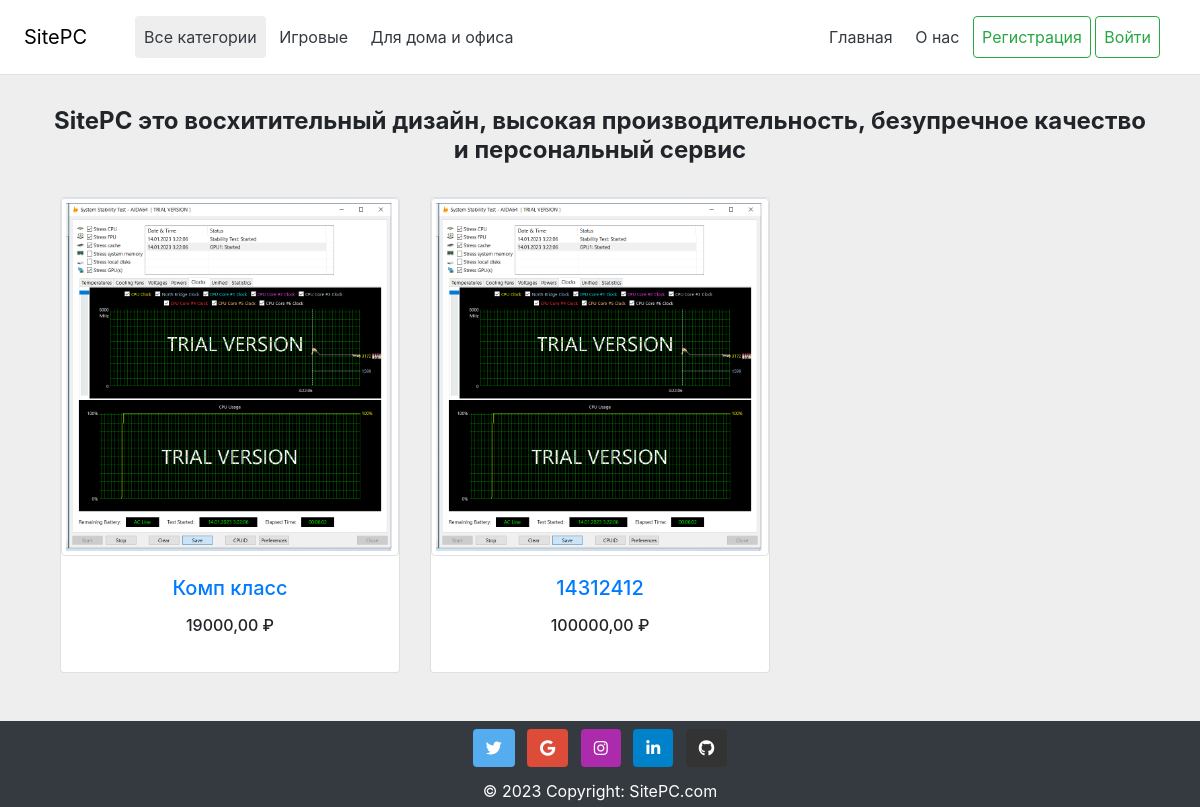
The page / on the database its author committed.
### SitePC/models.py (models this page shows, shortened)
class Category(models.Model):
    name = models.CharField(max_length=100, db_index=True, verbose_name="Наименование категории")
    slug = models.SlugField(max_length=255, unique=True, db_index=True, verbose_name="SLUG")
    def get_absolute_url(self):
        return reverse('category', kwargs={'cat_slug': self.slug})

class PC(models.Model):
    title = models.CharField(max_length=255, verbose_name="Наименование")
    slug = models.SlugField(max_length=255, unique=True, db_index=True, verbose_name="SLUG")
    content = models.TextField(blank=True, verbose_name="Контент")
    photo = models.ImageField(upload_to="photos/%Y/%m/%d/")
    created_at = models.DateTimeField(auto_now_add=True)
    src = models.CharField(max_length=255, null=True)
    oc = models.ForeignKey('Oper_System_type', on_delete=models.PROTECT, verbose_name="Операционная система")
    cat = models.ForeignKey('Category', on_delete=models.PROTECT, verbose_name="Категория")
    cpu = models.ForeignKey('CPUs', on_delete=models.PROTECT, verbose_name="ЦПУ")
    video = models.ForeignKey('Video_Cards', on_delete=models.PROTECT, verbose_name="Видеокарта")
    ram = models.ForeignKey('Ram', on_delete=models.PROTECT, verbose_name="ОЗУ")
    mother = models.ForeignKey('Motherboard', on_delete=models.PROTECT, verbose_name="Материнская плата")
    data = models.ForeignKey('data_drives', on_delete=models.PROTECT, verbose_name="Накопитель данных")
    count_ram = models.IntegerField(default=1, verbose_name="Количество оперативной памяти")
    count_data = models.IntegerField(default=1, verbose_name="Количество накопителей данных")
    garant = models.IntegerField(verbose_name="Гарантия в мес.")  # Гарантия 12 мес
    price = models.DecimalField(max_digits=10, decimal_places=2, verbose_name="Стоимость")
    def get_absolute_url(self):
        return reverse('product', kwargs={'slug': self.slug})

### SitePC/views.py (the view)
# urls.py: 2. Add a URL to urlpatterns:  path('', Home.as_view(), name='home')
class Home(DataMixin, ListView):
    model = PC
    template_name = "SitePC/index.html"
    context_object_name = 'posts'
    allow_empty = False
    def get_context_data(self, *, object_list=None, **kwargs):
        context = super().get_context_data(**kwargs)
        c_def = self.get_user_context(title='Главная страница')
        return dict(list(context.items()) + list(c_def.items()))
    def get_queryset(self):
        return PC.objects.all()

### SitePC/utils.py (called while the page is built)
    def get_user_context(self, **kwargs):
        context = kwargs
        cats = Category.objects.all()
        context['menu'] = menu
        context['cats'] = cats
        if 'cat_selected' not in context:
            context['cat_selected'] = 0
        return context

### cart/context_processors.py (called while the page is built)
def cart(request):
    return {'cart':Cart(request)}

### SitePC/templates/SitePC/index.html (shortened to what this page needs)
{% extends 'SitePC/base.html' %}
{% block content %}
    <div class="text-center container py-2">
        <h4 class="mt-4 mb-3"><strong>SitePC это восхитительный дизайн, высокая производительность,
            безупречное качество и персональный сервис</strong></h4>
        <div class="text-center container py-3">
        <div class="row">
            {% for p in posts %}
                <div class="col-lg-4 col-md-6 mb-4">
                    <div class="card">
                        <div class="bg-image hover-zoom ripple ripple-surface ripple-surface-light"
                             data-mdb-ripple-color="light">
                            <img src="{{ p.photo.url }} "
                                 class="img-thumbnail"/>
                        </div>
                        <div class="card-body">
                            <a href="{{ p.get_absolute_url }}" class="text-reset">
                                <h5 class="card-title mb-3">{{ p.title }}</h5>
                            </a>
                            <h6 class="mb-3">{{ p.price }} ₽</h6>
                        </div>
                    </div>
                </div>
            {% endfor %}
        </div>
    </div>
{% endblock %}

### SitePC/templates/SitePC/base.html (shortened to what this page needs)
<!DOCTYPE html>
<head>
    {% load static %}
    {% load SitePC_tags %}
    <link rel="stylesheet" type="text/css" href="{% static 'SitePC/css/bootstrap.css' %}">
    <link rel="stylesheet" type="text/css" href="{% static 'SitePC/css/datepicker.css' %}">
    <link rel="stylesheet" href="https://use.fontawesome.com/releases/v5.0.8/css/all.css">
    <link rel='stylesheet' href='https://cdnjs.cloudflare.com/ajax/libs/font-awesome/4.7.0/css/font-awesome.min.css'>
    <link rel="stylesheet" href="{% static 'SitePC/css/style.css' %}" type="text/css" class="">
</head>
<body>
<div class="wrapper">
    {% block mainmenu %}
    <div class="d-flex flex-column flex-md-row align-items-center p-3 px-md-4 mb-10 bg-white border-bottom box-shadow">
        <h5 class="my-0 font-weight-normal"><a href="{% url 'home' %}" style="  color: black">SitePC</a>
        </h5>
        <nav class="pl-5 my-0 mr-md-auto font-weight-normal">
            {% if cat_selected == 0 %}
            <a class="btn p-2 text-dark selected rounded" disabled href="/">Все категории</a>
            {% else %}
            <a class="btn p-2 text-dark rounded" href="{% url 'home' %}">Все категории</a>
            {% endif %}
            {% for c in cats %}
            {% if c.pk == cat_selected %}
            <a class="btn p-2 text-dark rounded selected" href="{{ c.get_absolute_url }}">{{ c.name }}</a>
            {% else %}
            <a class="btn p-2 text-dark rounded" href="{{ c.get_absolute_url }}">{{ c.name }}</a>
            {% endif %}
            {% endfor %}
        </nav>
        <nav class="my-2 my-md-auto mr-md-3">
            {% for m in menu %}
            <a class="btn p-2 text-dark rounded" href="{% url m.url_name %}">{{ m.title }}</a>
            {% endfor %}
            {% if request.user.is_authenticated %}
            <a class="btn p-2 text-dark rounded" href="{% url 'helper' %}">Поддержка
            </a>
            <a class="btn p-2 text-dark rounded" href="{% url 'cart:cart_detail' %}">Корзина
                <i class="fa fa-shopping-basket green-color"></i>
            </a>
            <a class="btn p-2 text-dark rounded" href="{% url 'orders' %}">Мои заказы
            </a>
            <a class="btn p-2 text-dark rounded" href="{% url 'profile' %}">{{ user.email }} </a>
            <a class="btn p-2 rounded btn-outline-danger" href="{% url 'logout' %}">Выйти</a>
            {% else %}
            <a class="btn p-2 rounded btn-outline-success" href="{% url 'register' %}">Регистрация</a>
            <a class="btn p-2 rounded btn-outline-success" href="{% url 'login' %}">Войти</a>
            {% endif %}
        </nav>
    </div>
    {% endblock mainmenu %}
    <div class="content">
        <section class="main_section">
            {% block content %}
            {% endblock content %}
        </section>
    </div>
    <div class="footer">
        {% block footer %}
        <footer class="bg-dark text-center text-white">
            <div class="container p-1 pb-0">
                <section class="mb-10">
                    <a
                            class="btn text-white btn-floating m-1"
                            style="background-color: #55acee;"
                            href="#!"
                            role="button"
                    ><i class="fab fa-twitter"></i
                    ></a>
                    <a
                            class="btn text-white btn-floating m-1"
                            style="background-color: #dd4b39;"
                            href="https://www.google.ru/"
                            role="button"
                    ><i class="fab fa-google"></i
                    ></a>
                    <a
                            class="btn text-white btn-floating m-1"
                            style="background-color: #ac2bac;"
                            href="#!"
                            role="button"
                    ><i class="fab fa-instagram"></i
                    ></a>
                    <a
                            class="btn text-white btn-floating m-1"
                            style="background-color: #0082ca;"
                            href="#!"
                            role="button"
                    ><i class="fab fa-linkedin-in"></i
                    ></a>
                    <a
                            class="btn text-white btn-floating m-1"
                            style="background-color: #333333;"
                            href="https://github.com/nemooo-trash"
                            role="button"
                    ><i class="fab fa-github"></i
                    ></a>
                </section>
            </div>
            <div class="text-center p-1 bg-dark">
                © 2023 Copyright:
                <a class="text-white" href="/">SitePC.com</a>
            </div>
        </footer>
    </div>
</div>
{% endblock footer %}
</body>
</html>

### SitePC/static/SitePC/css/style.css (style rules this page uses)
* { margin: 0; padding: 0; }
html, body { height: 100%; }
.wrapper { display: flex; flex-direction: column; height: 100%; }
.content { flex: 1 0 auto; }
.footer { flex: 0 0 auto; }
.main_section { background-color: #eee; height: 100% }
.content { background-color: #eee; }
.selected { background-color: #eee; }

### rows shown on the page
Category: name "Игровые"
Category: name "Для дома и офиса"
PC: photo (picture), title "Комп класс", price "19000,00"
PC: photo (picture), title "14312412", price "100000,00"

### other values the page prints
{{ m.title }} "Главная" "О нас"
